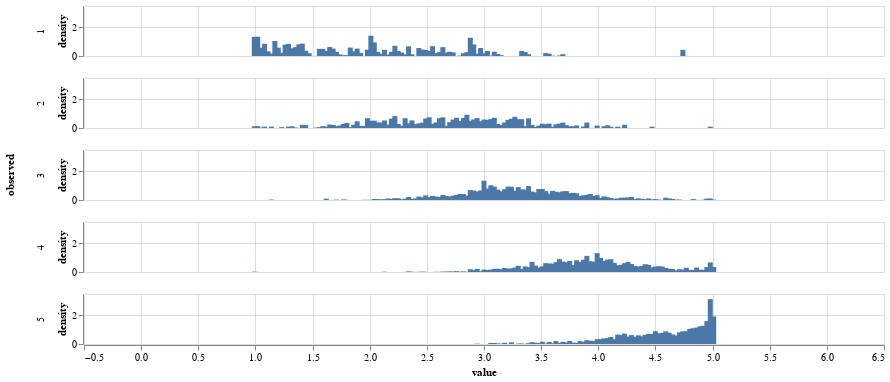

Notebook code for this chart:
### Code cell
fit_vs_obs_2 = pd.concat([
    Rhatbig.rename(columns={'rating':'fit'}),
    Rbig.rename(columns={'rating':'observed'}),
], axis=1).stack().dropna().reset_index()[['fit','observed']]

fit_vs_obs_2 = fit_vs_obs_2.iloc[np.random.choice(len(fit_vs_obs_2), 5000)]

alt.Chart(fit_vs_obs_2).transform_density(
    density='fit',
    bandwidth=0.01,
    groupby=['observed'],
    extent= [0, 6]
).mark_bar().encode(
    alt.X('value:Q'),
    alt.Y('density:Q'),
    alt.Row('observed:N')
).properties(width=800, height=50)

### Figure 1 — Vega-Lite specification as saved in the notebook (floating-point values rounded to 4 significant figures; data arrays with more than 128 entries replaced by an {"elided": "..."} marker saying what was removed)
{"config": {"view": {"continuousWidth": 400, "continuousHeight": 300}}, "data": {"name": "data-b6ba7de9736e7a837d875b80f3b086ad"}, "mark": "bar", "encoding": {"row": {"type": "nominal", "field": "observed"}, "x": {"type": "quantitative", "field": "value"}, "y": {"type": "quantitative", "field": "density"}}, "height": 50, "transform": [{"density": "fit", "bandwidth": 0.01, "extent": [0, 6], "groupby": ["observed"]}], "width": 800, "$schema": "https://vega.github.io/schema/vega-lite/v4.8.1.json", "datasets": {"data-b6ba7de9736e7a837d875b80f3b086ad": {"elided": "5000 records"}}}
